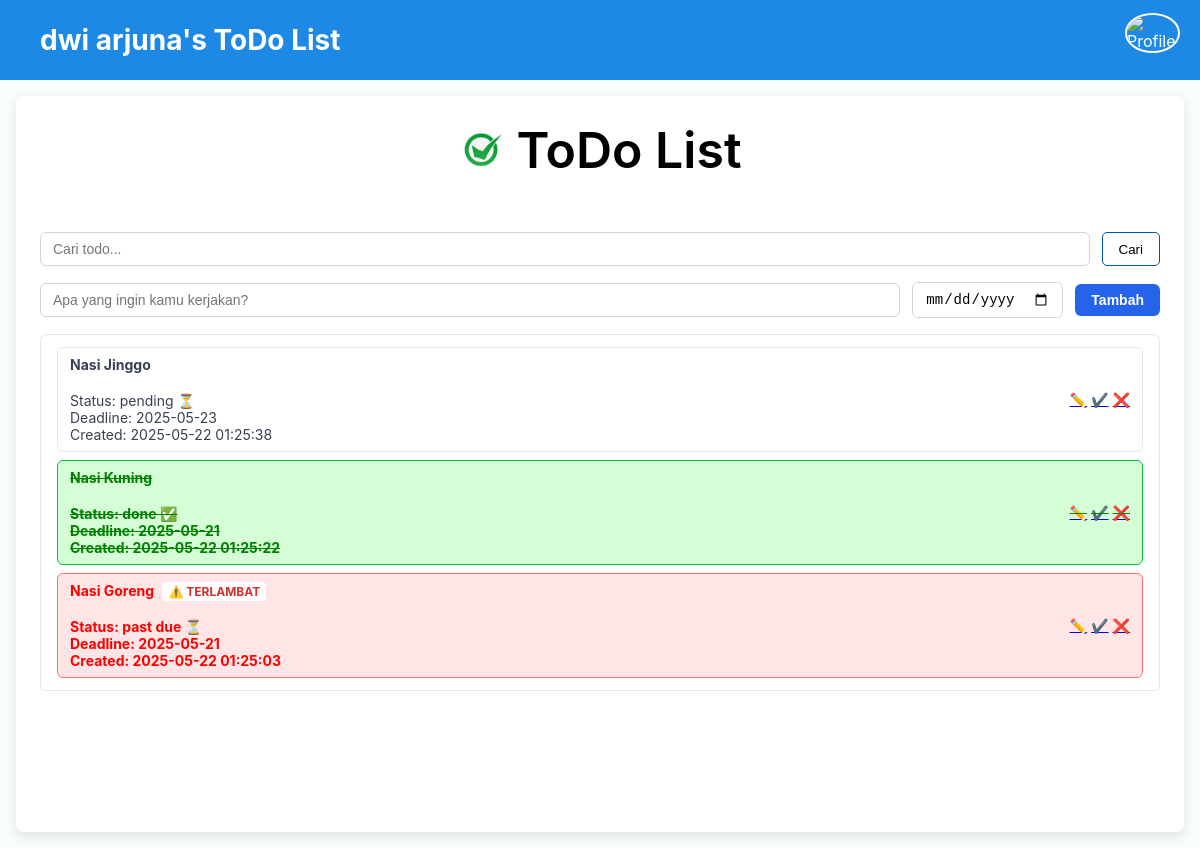
Screenshot of /homepage.php (signed in) with the database file from the repository.
### tables this page shows
CREATE TABLE `user` (
  `id` int(11) NOT NULL,
  `profile_pic` varchar(255) NOT NULL DEFAULT 'default png',
  `username` varchar(255) NOT NULL,
  `password` varchar(255) NOT NULL,
  `email` varchar(255) NOT NULL
);

CREATE TABLE `todos` (
  `id` int(11) NOT NULL,
  `user_id` int(11) NOT NULL,
  `title` varchar(255) NOT NULL,
  `deadline` date NOT NULL,
  `created_at` datetime NOT NULL,
  `status` varchar(20) DEFAULT 'pending'
);

### homepage.php (the view, shortened to what this page needs)
<?php
include 'dbconnector.php';
$user_id = $_SESSION['user_id'];
$userStmt = $conn->prepare("SELECT profile_pic, username, email, password FROM user WHERE id = ?");
$userStmt->bind_param("i", $user_id);
$userStmt->execute();
$userResult = $userStmt->get_result();
$userData = $userResult->fetch_assoc();
if (empty($userData['profile_pic']) || !file_exists($userData['profile_pic'])) {
    $userData['profile_pic'] = 'uploads/default.png';
}
$searchTerm = isset($_GET['search']) ? '%' . $_GET['search'] . '%' : null;
if ($searchTerm) {
    $stmt = $conn->prepare("SELECT * FROM todos WHERE user_id = ? AND title LIKE ? ORDER BY created_at DESC");
    $stmt->bind_param("is", $user_id, $searchTerm);
} else {
    $stmt = $conn->prepare("SELECT * FROM todos WHERE user_id = ? ORDER BY created_at DESC");
    $stmt->bind_param("i", $user_id);
}
$stmt->execute();
$result = $stmt->get_result();
?>
<!DOCTYPE html>
<html lang="en">
<head>
    <link rel="stylesheet" href="home.css">
</head>
<body>
    <header>
        <nav class="navbar">
            <div class="navbar-username">
                <?= htmlspecialchars($userData['username']) ?>'s ToDo List
            </div>
            <div class="profile-pic-wrapper">
                <img src="<?= htmlspecialchars($userData['profile_pic']) ?>" alt="Profile" class="profile-pic" onclick="toggleProfileCard()" />
            </div>
        </nav>
    </header>
    <main>
        <section class="todo-list" aria-label="ToDo List Section">
            <h1>
                <img src="nasgor.jpg" alt="tidak ada gambar"/>
                <span class="judul">ToDo List</span>
            </h1>
            <form method="GET">
              <div>
                   <input type="search" name="search" placeholder="Cari todo..." aria-label="Search todo" value="<?= isset($_GET['search']) ? htmlspecialchars($_GET['search']) : '' ?>" />
                   <button type="submit" class="search-button">Cari</button>
              </div>
            </form>
            <form action="create.php" method="POST">
                <div>
                    <input type="text" name="title" placeholder="Apa yang ingin kamu kerjakan?" required />
                    <input type="date" name="deadline" required />
                    <button type="submit" name="submit" class="add-btn">Tambah</button>
                </div>
            </form>
            <ul class="todo-items" role="list">
            <?php if ($result->num_rows > 0): ?>
               <?php while($row = $result->fetch_assoc()):
                      $today = date('Y-m-d');
                      $isPastDue = $row['status'] === 'past due' && $row['deadline'] < $today;
                      $isDone = $row['status'] === 'done';
                      $liClass = '';
                      if ($isPastDue) {
                          $liClass = 'past-due';
                      } elseif ($isDone) {
                          $liClass = 'done';
                      }
                     ?>
                       <li class="<?= $liClass ?>" aria-label="Todo item <?= htmlspecialchars($row['title']) ?>">
                            <div>
                              <strong>
                                <?= htmlspecialchars($row['title']) ?>
                                <?php if ($isPastDue): ?>
                                    <span class="past-due-label">⚠️ TERLAMBAT</span>
                                <?php endif; ?>
                              </strong><br>
                              Status: <?= htmlspecialchars($row['status']) ?> <?= $isDone ? '✅' : '⏳' ?><br>
                              Deadline: <?= htmlspecialchars($row['deadline']) ?><br>
                              Created: <?= htmlspecialchars($row['created_at']) ?>
                            </div>
                            <div>
                                <a href="edit.php?id=<?= $row['id'] ?>" class="edit-btn" aria-label="Edit todo">✏️</a>
                                <a href="done.php?id=<?= $row['id'] ?>" class="done-btn" aria-label="Mark as done">✔️</a>
                                <a href="delete.php?id=<?php echo $row['id']; ?>" onclick="return confirmDelete();">❌</a>
                            </div>
                        </li>
                    <?php endwhile; ?>
                <?php else: ?>
                    <li>No todos found.</li>
                <?php endif; ?>
            </ul>
        </section>
    </main>
</body>
</html>

### home.css (style rules this page uses)
* { box-sizing: border-box; }
body, html { margin: 0; padding: 0; height: 100%; font-family: 'Inter', sans-serif; background-color: #f9fcfc; display: flex; flex-direction: column; min-height: 100vh; }
header { display: flex; justify-content: flex-end; background-color: transparent; }
main { flex-grow: 1; display: flex; justify-content: center; align-items: flex-start; padding: 1rem; width: 100%; }
.profile-pic-wrapper { cursor: pointer; position: absolute; right: 20px; width: 55px; height: 55px; }
.profile-pic { width: 100%; height: 100%; object-fit: cover; border-radius: 50%; border: 2px solid white; }
section.todo-list { background: white; border-radius: 0.5rem; box-shadow: 0 4px 12px rgb(0 0 0 / 0.1); width: 100%; max-width: 100%; min-height: calc(100vh - 64px); padding: 1.5rem; display: flex; flex-direction: column; gap: 1rem; }
h1 { display: flex; justify-content: center; align-items: center; font-weight: 600; font-size: 1.25rem; gap: 0.5rem; margin: 0; }
h1 img { width: 50px; height: 50px; user-select: none; pointer-events: none; }
.search-button { border: 1px solid #0056b3 !important; background-color: white; border-radius: 5px; padding: 0.5rem 1rem; font-weight: 500; cursor: pointer; transition: background-color 0.3s, transform 0.2s; }
form { display: flex; flex-direction: column; gap: 0.75rem; }
form > div:first-child { display: flex; align-items: center; gap: 0.5rem; width: 100%; }
form > div:last-child { display: flex; gap: 0.5rem; width: 100%; }
input[type="search"] { flex-grow: 1; width: 100%; padding: 0.5rem 0.75rem; font-size: 0.875rem; border: 1px solid #d1d5db; border-radius: 0.375rem; outline-offset: 2px; outline-color: transparent; transition: outline-color 0.3s; }
@media (min-width: 640px) { form > div:last-child { flex-direction: row; gap: 0.75rem; } }
input[type="text"], input[type="date"] { font-size: 0.875rem; padding: 0.5rem 0.75rem; border: 1px solid #d1d5db; border-radius: 0.375rem; outline-offset: 2px; outline-color: transparent; transition: outline-color 0.3s; }
input[type="text"] { flex-grow: 1; }
button.add-btn { background-color: #2563eb; color: white; border: none; border-radius: 0.375rem; padding: 0.5rem 1rem; font-weight: 600; font-size: 0.875rem; cursor: pointer; transition: background-color 0.3s; }
ul.todo-items { border: 1px solid #e5e7eb; border-radius: 0.375rem; padding: 0.75rem 1rem; list-style: none; margin: 0; color: #374151; font-size: 0.875rem; display: flex; flex-direction: column; gap: 0.5rem; }
ul.todo-items li { border: 1px solid #e5e7eb; border-radius: 0.375rem; padding: 0.5rem 0.75rem; display: flex; justify-content: space-between; align-items: center; background: white; }
ul.todo-items li > div:first-child { display: flex; flex-direction: column; gap: 0.125rem; }
ul.todo-items li > div:last-child { display: flex; gap: 0.25rem; }
.navbar { display: flex; width: 100%; justify-content: space-between; align-items: center; background-color: #1e88e5; padding: 20px 20px; color: white; height: 80px; }
.navbar-username { font-size: 28px; font-weight: bold; color: white; height: 80px; display: flex; align-items: center; padding-left: 20px; }
.judul { font-size: 50px; }
ul.todo-items li.past-due { background-color: #ffe5e5; border-color: #f87171; }
.past-due-label { color: #d32f2f; background-color: #ffffff; padding: 2px 6px; margin-left: 5px; font-size: 12px; border-radius: 4px; font-weight: bold; }
.past-due { color: red; font-weight: bold; }
.done { color: green; font-weight: bold; background-color: #d5fdd6 !important; border-color: #00c742 !important; text-decoration: line-through; }
.profile-pic-wrapper { cursor: pointer; }
.profile-pic-wrapper img { border-radius: 50%; border: 2px solid white; }

### rows the page displays
user: username "dwi arjuna"
todos: title "Nasi Jinggo", status "pending", deadline "2025-05-23", created_at "2025-05-22 01:25:38"
todos: title "Nasi Kuning", status "done", deadline "2025-05-21", created_at "2025-05-22 01:25:22"
todos: title "Nasi Goreng", shows "⚠️ TERLAMBAT", status "past due", deadline "2025-05-21", created_at "2025-05-22 01:25:03"
